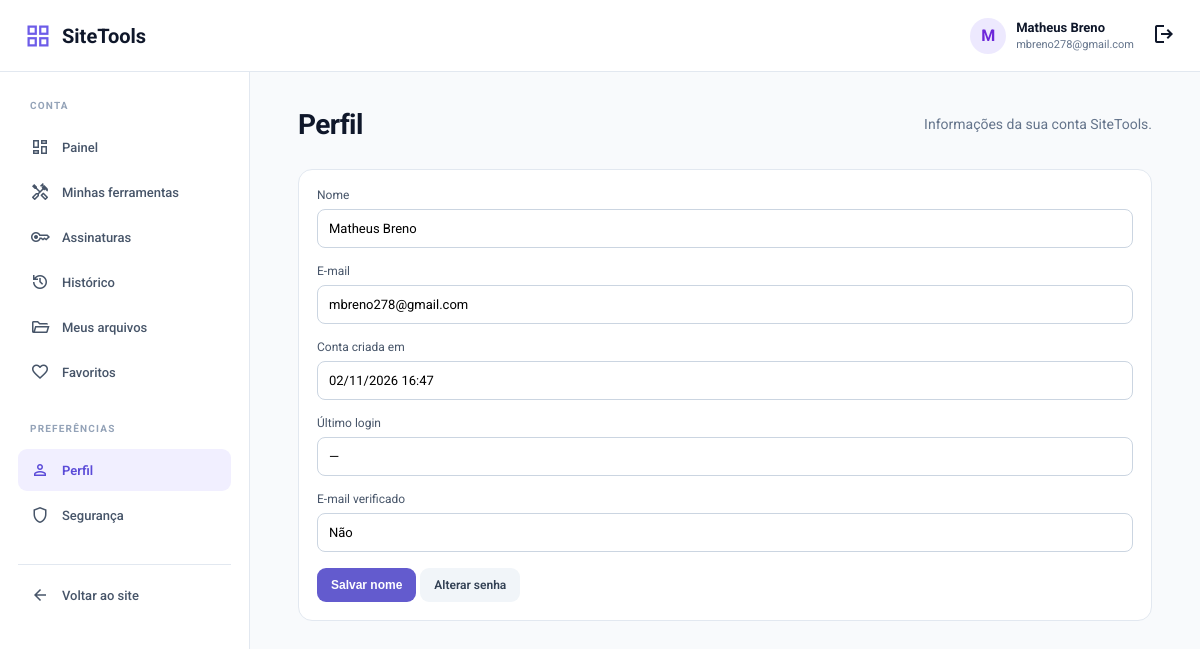
Before: /account/profile.php (signed in) with the older database file.
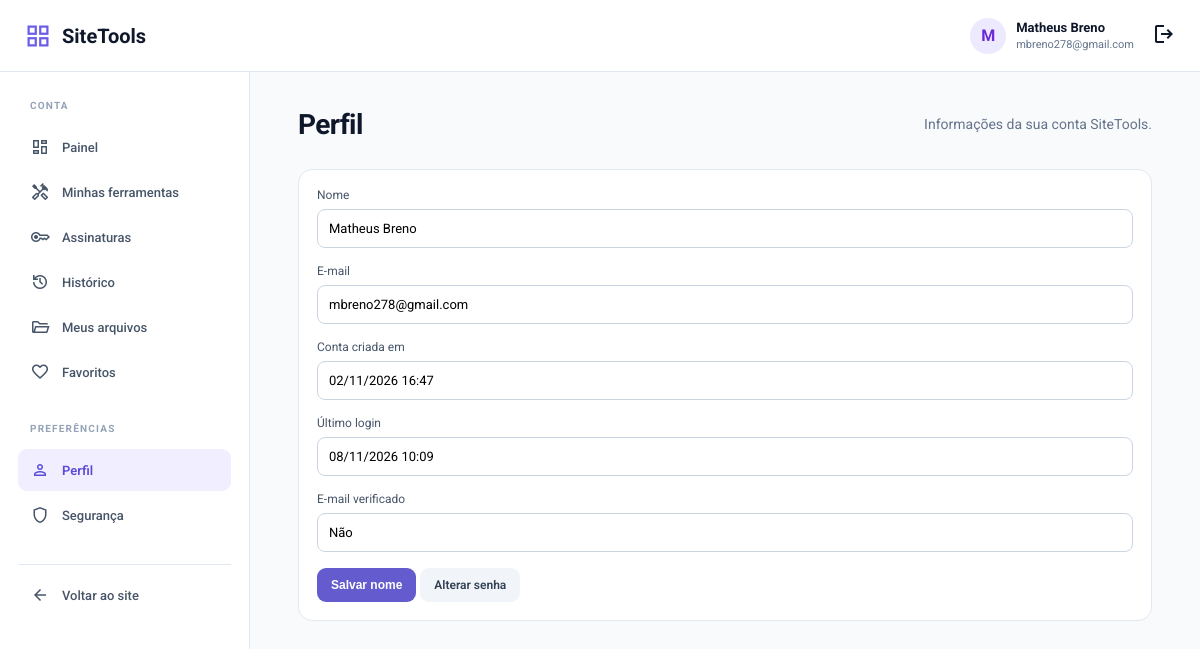
After: the same page with the newer database file.
### tables this page shows
CREATE TABLE IF NOT EXISTS `users` (
  `id` int UNSIGNED NOT NULL AUTO_INCREMENT,
  `name` varchar(120) NOT NULL,
  `email` varchar(190) NOT NULL,
  `password_hash` varchar(255) NOT NULL,
  `is_active` tinyint(1) NOT NULL DEFAULT '1',
  `last_login_at` datetime DEFAULT NULL,
  `deleted_at` datetime DEFAULT NULL,
  `created_at` datetime NOT NULL DEFAULT CURRENT_TIMESTAMP,
  `updated_at` datetime DEFAULT NULL,
  `email_verified_at` datetime DEFAULT NULL,
  `verify_token` varchar(64) DEFAULT NULL,
  `verify_token_expires_at` datetime DEFAULT NULL,
  `reset_token` varchar(64) DEFAULT NULL,
  `reset_token_expires_at` datetime DEFAULT NULL,
  PRIMARY KEY (`id`),
  UNIQUE KEY `uq_users_email` (`email`)
);

### config/user-area.php (called while the page is built, shortened)
<?php
function user_area_e(?string $value): string
{
    return htmlspecialchars($value ?? '', ENT_QUOTES | ENT_SUBSTITUTE, 'UTF-8');
}

### account/profile.php (the view, shortened to what this page needs)
<?php
require __DIR__ . '/_bootstrap.php';
$uid = (int) $currentUser['id'];
$dbUser = $currentUser;
try {
    $stmt = $pdo->prepare(
        'SELECT name, email, created_at, last_login_at, email_verified_at
         FROM users WHERE id = :id LIMIT 1'
    );
    $stmt->execute(['id' => $uid]);
    $row = $stmt->fetch(PDO::FETCH_ASSOC);
    if ($row) {
        $dbUser = $row;
    }
} catch (Throwable) {
}
?>
<section class="ua-panel">
    <form method="post" class="ua-form-row" style="grid-template-columns:1fr">
        <div class="ua-field">
            <label for="name">Nome</label>
            <input id="name" name="name" maxlength="80" required value="<?= user_area_e((string) ($dbUser['name'] ?? '')) ?>">
        </div>
        <div class="ua-field">
            <label>E-mail</label>
            <input value="<?= user_area_e((string) ($dbUser['email'] ?? '')) ?>" readonly>
        </div>
        <div class="ua-field">
            <label>Conta criada em</label>
            <input value="<?= !empty($dbUser['created_at']) ? user_area_e(date('d/m/Y H:i', strtotime((string) $dbUser['created_at']))) : '—' ?>" readonly>
        </div>
        <div class="ua-field">
            <label>Último login</label>
            <input value="<?= !empty($dbUser['last_login_at']) ? user_area_e(date('d/m/Y H:i', strtotime((string) $dbUser['last_login_at']))) : '—' ?>" readonly>
        </div>
        <div class="ua-field">
            <label>E-mail verificado</label>
            <input value="<?= !empty($dbUser['email_verified_at']) ? 'Sim' : 'Não' ?>" readonly>
        </div>
        <div>
            <button type="submit" class="ua-button">Salvar nome</button>
            <a class="ua-button ua-button--light" href="security.php">Alterar senha</a>
        </div>
    </form>
</section>

Changed rows visible on the page:
changed users "Matheus Breno": last_login_at "—" → "08/11/2026 10:09"
